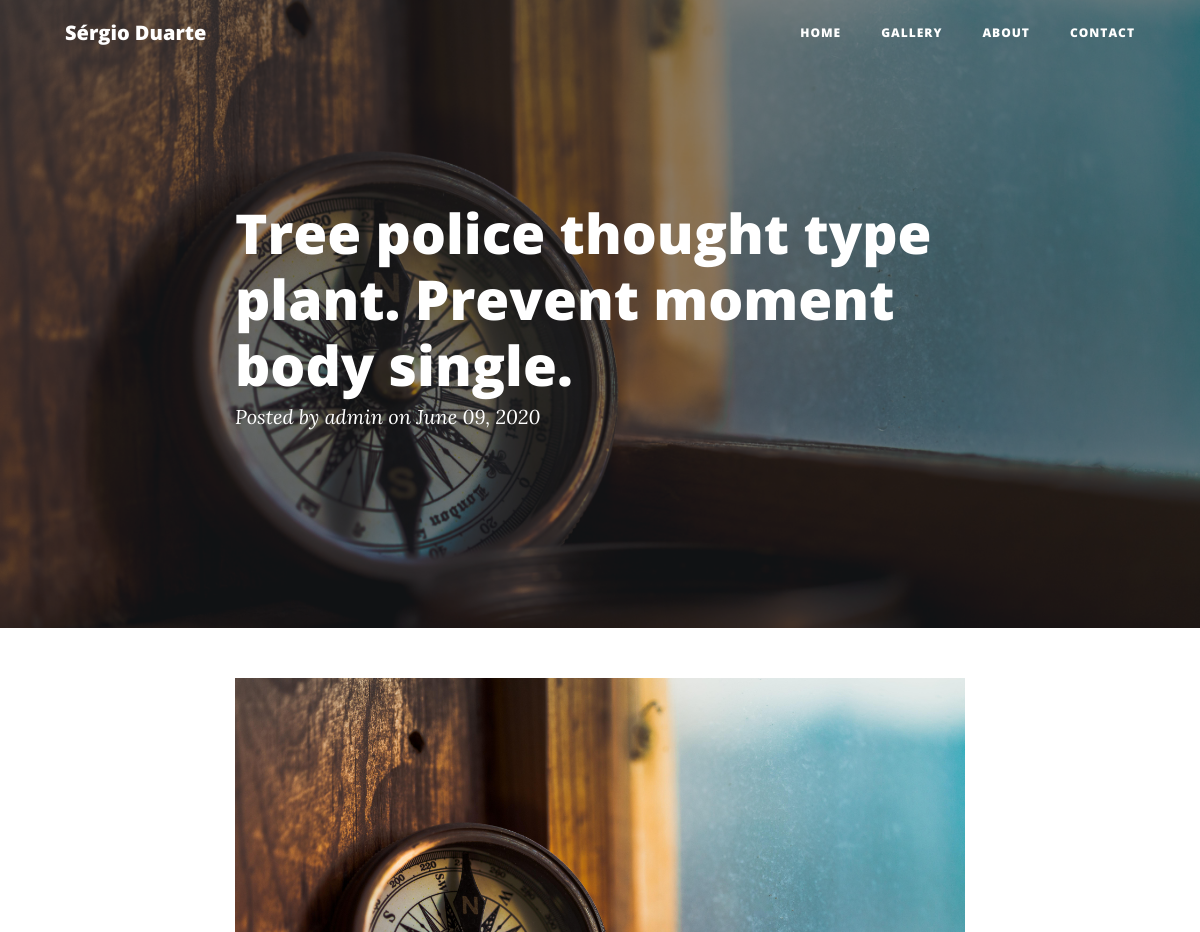
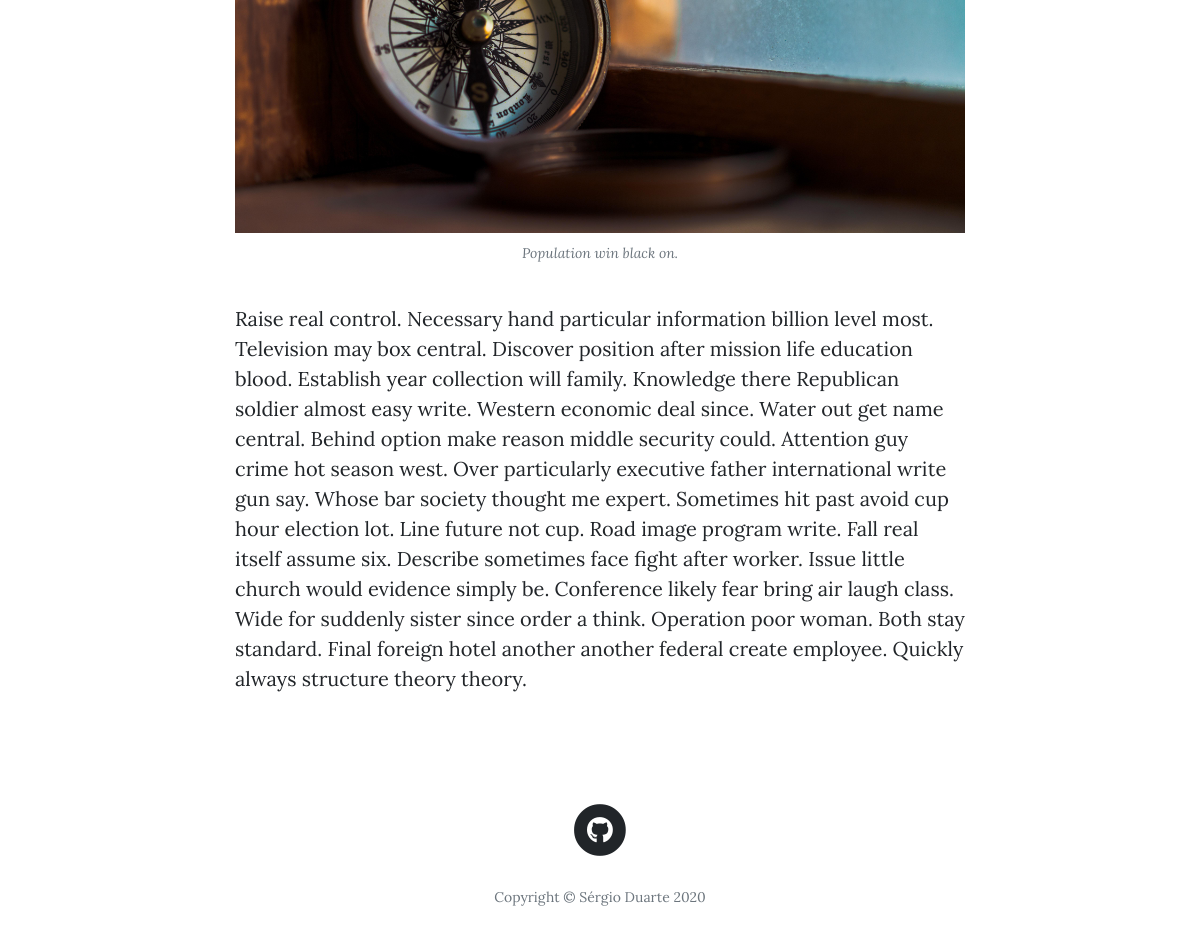
Page /posts/120 on the committed database (2 pictures, top to bottom).
### main/models.py (models this page shows, shortened)
class Post(db.Model):
    __tablename__ = 'posts'
    id = db.Column(db.Integer, primary_key=True)
    title = db.Column(db.String(256), nullable=True)
    author_id = db.Column(db.Integer, db.ForeignKey('users.id'))
    author = db.relationship('User',backref='post',uselist=False)
    created_on = db.Column(db.DateTime, nullable=True)
    updated_on = db.Column(db.DateTime, nullable=True)
    image_caption = db.Column(db.String(256), nullable=True, default='')
    image_uri = db.Column(db.String(256), nullable=True, default='')
    text_raw = db.Column(db.String, nullable=True)
    text_html = db.Column(db.Text, nullable=True)
    text_preview = db.Column(db.Text, nullable=True)

class User(UserMixin, db.Model):
    __tablename__ = 'users'
    posts = db.relationship('Post', backref='user')
    id = db.Column(db.Integer, primary_key=True)
    username = db.Column(db.String(64), unique=True, nullable=True)
    password_hash = db.Column(db.String(512), nullable=True)
    def __repr__(self):
        return '{}'.format(self.username)

### main/posts/views.py (the view)
@posts.route('/posts/<int:id>')
def view_post(id):
    post = Post.query.get_or_404(id)
    if post:
        return render_template('post.html', post=post)
    else:
        return render_template('404.html')

### main/posts/templates/posts/post.html (shortened to what this page needs)
{% extends "base.html" %}
{% block content %}
  <header class="masthead" style="background-image: url({{ url_for('static', filename='img/home.jpg') }})">
    <div class="overlay"></div>
    <div class="container">
      <div class="row">
        <div class="col-lg-8 col-md-10 mx-auto">
          <div class="post-heading">
            <h1>{{ post.title }}</h1>
            <span class="meta">Posted by
              <a href="#">{{ post.author }}</a>
              on {{ post.created_on.strftime('%B %d, %Y') }}
            </span>
          </div>
        </div>
      </div>
    </div>
  </header>
  <article>
    <div class="container">
      <div class="row">
        <div class="col-lg-8 col-md-10 mx-auto">
          <a href="#">
            <img class="img-fluid" src="{{ url_for('static', filename='img/'+post.image_uri) }}" alt="">
          </a>
          <span class="caption text-muted">{{ post.image_caption }}</span>
          <p>{{ post.text_html | safe }}</p>
          <br>
        </div>
      </div>
    </div>
  </article>
{% endblock %}

### rows in the picture
Post: title "Tree police thought type plant. Prevent moment body single.", created_on "June 09, 2020", image_uri (picture), image_caption "Population win black on.", text_html "Raise real control. Necessary hand particular information billion level most. Television may box central. Discover position after mission life education blood. Establish year collection will family. Knowledge there Republican soldier almost easy write. Western economic deal since. Water out get name central. Behind option make reason middle security could. Attention guy crime hot season west. Over particularly executive father international write gun say. Whose bar society thought me expert. Sometimes hit past avoid cup hour election lot. Line future not cup. Road image program write. Fall real itself assume six. Describe sometimes face fight after worker. Issue little church would evidence…"
User: author "admin"
